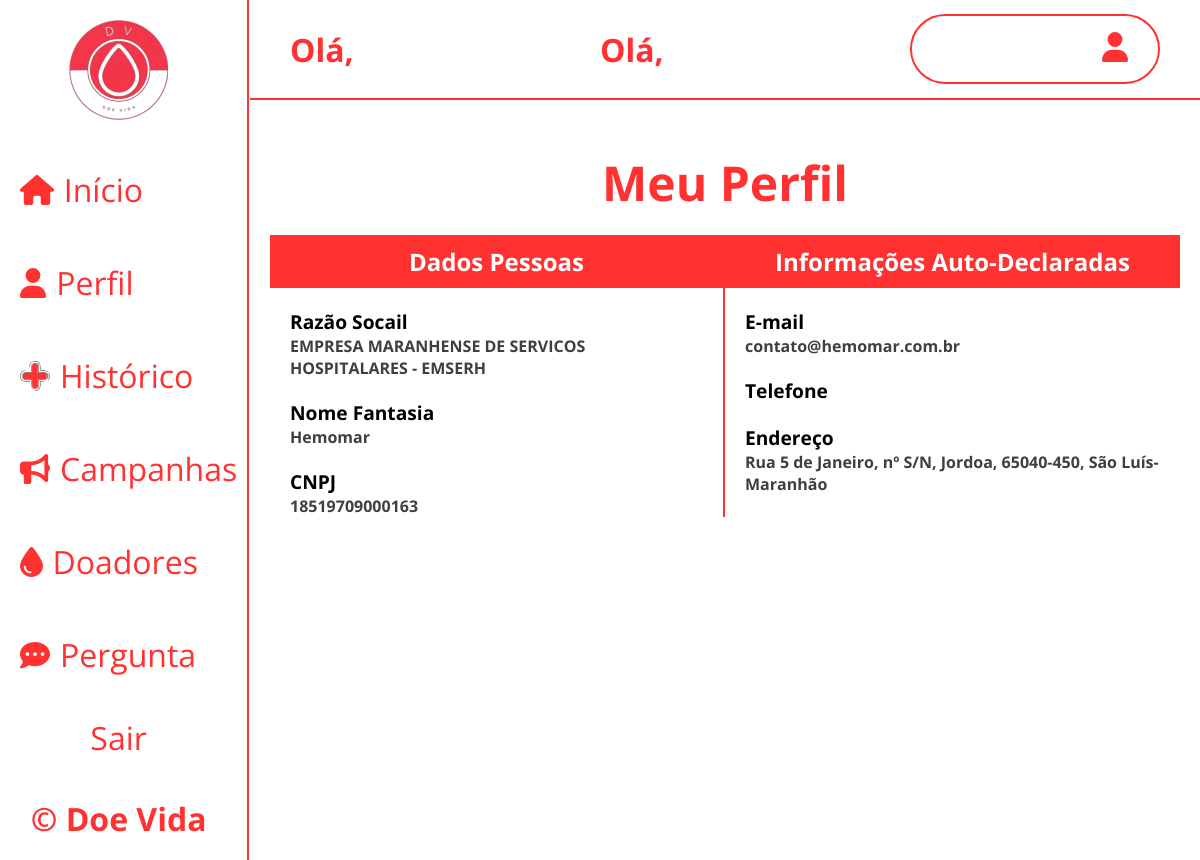
The page /views/perfil.php (signed in) on the database its author committed.
### tables this page shows
CREATE TABLE clinica_endereco (
    id_endereco INT AUTO_INCREMENT PRIMARY KEY,
    cep VARCHAR(9) NOT NULL,
    estado ENUM('Maranhão', 'Outros') NOT NULL,
    cidade VARCHAR(100) NOT NULL,
    logradouro VARCHAR(255) NOT NULL,
    numero VARCHAR(10) NOT NULL,
    complemento VARCHAR(255),
    bairro VARCHAR(100) NOT NULL,
    id_clinica INT,
    FOREIGN KEY (id_clinica) REFERENCES clinicas(id_clinica)
);

### auth/auth.php (called while the page is built, shortened)
<?php
class Auth
{
    static function eClinica() {
        if (isset($_SESSION['e_clinica'])) {
            return true;
        } else {
            return false;
        }
    }
}

### models/clinica_endereco.php (called while the page is built, shortened)
<?php
class ClinicaEndereco
{
    static function encontrarEnderecoPorClinica($id_clinica)
    {
        try {
            $conn = Conexao::conectar();
            $sql = 'SELECT * FROM clinica_endereco WHERE id_clinica = :id_clinica';
            $stmt = $conn->prepare($sql);
            $stmt->bindValue(':id_clinica', $id_clinica);
            $stmt->execute();
            $resultado = $stmt->fetch();
            return $resultado;
        } catch (PDOException $erro) {
            echo $erro->getMessage();
        }
    }
}

### views/perfil.php (the view, shortened to what this page needs)
<?php
require_once $_SERVER['DOCUMENT_ROOT'] . '/doa_vida/views/__cabecalho.php';
require_once $_SERVER['DOCUMENT_ROOT'] . '/doa_vida/models/clinica_endereco.php';
if (Auth::eClinica()) {
  $resultado_clinica = ClinicaEndereco::encontrarEnderecoPorClinica($_SESSION['id_clinica']);
} else {
  $resultado = Endereco::encontrarEnderecoId($_SESSION['id_doador']);
}
?>
<main id="conteudo_perfil">
  <h1 id="title_perfil">Meu Perfil</h1>
  <div id="div_container_perfil">
    <?php if (Auth::eClinica()) :?>
      <div id="div_dados_pessoais_perfil">
          <h1 class="title_div_dados_perfil">Dados Pessoas</h1>
          <h2 id="title_nome_perfil" class="title_dados_perfil">Razão Socail</h2>
          <p id="dados_nome_perfil" class="dados_perfil"><?= $_SESSION['razao_clinica'] ?></p>
          <h2 id="title_nome_perfil" class="title_dados_perfil">Nome Fantasia</h2>
          <p id="dados_nome_perfil" class="dados_perfil"><?= $_SESSION['nome_fantasia'] ?></p>
          <h2 id="title_cpf_perfil" class="title_dados_perfil">CNPJ</h2>
          <p id="dados_cpf_perfil" class="dados_perfil"><?= $_SESSION['cnpj'] ?></p>
      </div>
      <div id="div_dados_autoDeclarados_perfil">
        <h1 class="title_div_dados_perfil">Informações Auto-Declaradas</h1>
        <form action="" id="form_editarPerfil">
          <div id="input_email_perfil" class="div_input_perfil">
            <div class="content_input_perfil">
              <h2 id="title_email_perfil" class="title_dados_perfil">E-mail</h2>
              <p id="dados_email_perfil" class="dados_perfil"><?= $_SESSION['email'] ?></p>
            </div>
          </div>
          <div id="input_telefone_perfil" class="div_input_perfil">
            <div class="content_input_perfil">
              <h2 id="title_telefone_perfil" class="title_dados_perfil">Telefone</h2>
            </div>
          </div>
          <div id="input_endereco_perfil" class="div_input_perfil">
            <div class="content_input_perfil">
              <h2 id="title_endereco_perfil" class="title_dados_perfil">Endereço</h2>
              <p id="dados_endereco_perfil" class="dados_perfil"><?= $resultado_clinica['logradouro'] . ', nº ' . $resultado_clinica['numero'] . ', ' . $resultado_clinica['bairro'] . ', ' . $resultado_clinica['cep'] . ', ' . $resultado_clinica['cidade'] . '-' . $resultado_clinica['estado'] ?></p>
            </div>
          </div>
        </form>
      </div>
    <?php endif; ?>
  </div>
</main>
</main>
</body>
</html>

### css/style.css (style rules this page uses)
* { box-sizing: border-box; padding: 0px; margin: 0px; }
:root { --cor-vermelha: #ff3131; --cor-vermelho-escuro: #8a1313; --cor-preta: black; --cor-branca: white; --cor-cinza-escuro: rgb(63, 63, 63); --cor-cinza-claro: #aaa; --font-open-sans: "Open Sans", sans-serif; }
body, html { max-width: 100vw; height: 100vh; }
#conteudo_perfil, #conteudo-editarPerfil { max-width: 100vw; font-family: var(--font-open-sans); }
#title_perfil, #title_editarPerfil { text-align: center; color: var(--cor-vermelha); font-size: 3rem; margin: 70px 0px 20px; }
#div_container_perfil { display: grid; grid-template-columns: repeat(2, 1fr); justify-items: center; }
.title_div_dados_perfil { background-color: var(--cor-vermelha); color: var(--cor-branca); padding: 10px; font-size: 1.5rem; text-align: center; }
#div_dados_pessoais_perfil, #div_dados_autoDeclarados_perfil { width: 100%; height: 100%; font-family: var(--font-open-sans); }
#div_dados_pessoais_perfil { border-right: solid 2px var(--cor-vermelha); }
.title_dados_perfil { font-size: 1.2rem; font-weight: bold; margin: 20px 0px 0px 20px; }
.dados_perfil { font-size: 1rem; font-weight: bold; margin: 0px 20px; color: var(--cor-cinza-escuro); }
#form_editarPerfil { display: flex; flex-direction: column; }
.div_input_perfil { display: flex; justify-content: space-between; }
.content_input_perfil { display: flex; flex-direction: column; }

### rows shown on the page
clinica_endereco: logradouro "Rua 5 de Janeiro", numero "S/N", bairro "Jordoa", cep "65040-450", cidade "São Luís", estado "Maranhão"

### other values the page prints
$_SESSION['razao_clinica'] "EMPRESA MARANHENSE DE SERVICOS HOSPITALARES - EMSERH"
$_SESSION['nome_fantasia'] "Hemomar"
$_SESSION['cnpj'] "18519709000163"
$_SESSION['email'] "contato@hemomar.com.br"
